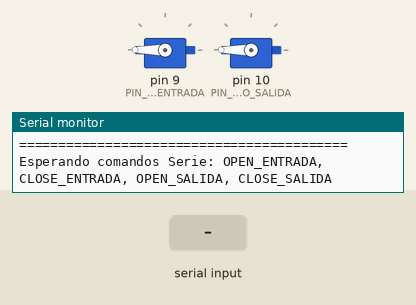
Simulated run of this sketch. Board: Arduino Uno, built with avr-gcc and run on an emulated ATmega328P. Parts: 2 × servo, the last lines printed to the serial monitor. The inputs (shaded band) are chosen by the test bench.

Above: at 1.3 s.
1.4 s: "OPEN_ENTRADA\n" received over Serial
At 1.7 s:
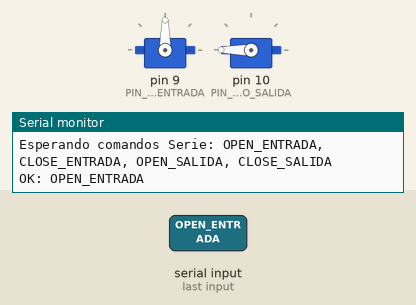
2.9 s: "OPEN_SALIDA\n" received over Serial
At 4.0 s:
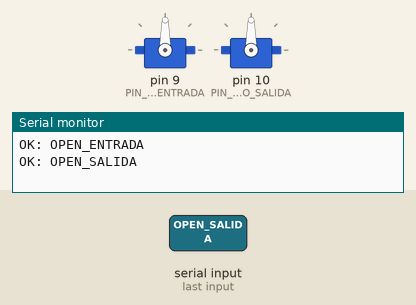
4.4 s: "OPEN_ENTRY\n" received over Serial
5.9 s: "CLOSE_ENTRADA\n" received over Serial
At 6.4 s:
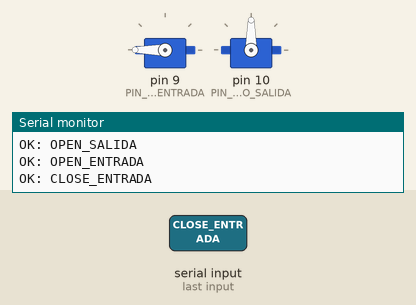
8.9 s: "OPEN_EXIT\n" received over Serial
At 14.7 s:
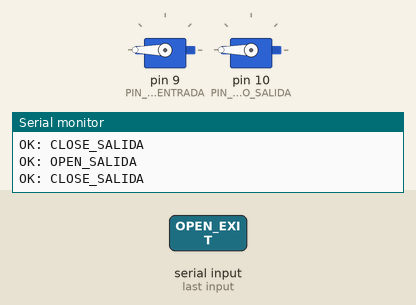
Timing chart, 0 to 15.4 s (numbered marks = the images above; inputs shaded):
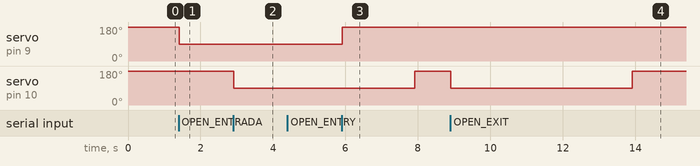

Measured:
- after the input at 1.4 s, servo on pin 9 (PIN_SERVO_ENTRADA): 180° → 90° at once
- after the input at 2.9 s, servo on pin 10 (PIN_SERVO_SALIDA): 180° → 90° at once
- after the input at 5.9 s, servo on pin 9 (PIN_SERVO_ENTRADA): 90° → 180° at once
- after the input at 8.9 s, servo on pin 10 (PIN_SERVO_SALIDA): 180° → 90° at once, → 180° 5.0 s later

The sketch:

firmware_arduino_uno.ino
```cpp
/*
 * ============================================================================
 * AUTOPASS Professional v10.0.0 - Firmware Control de Barreras (Arduino Uno)
 * ============================================================================
 * Hardware: Arduino Uno + 2 Servomotores (SG90 / MG90S / MG995)
 * Conexión: USB Serial (9600 Baudios) o MQTT Bridge
 *
 * Asignación de Pines:
 * - Servo Entrada (Ingreso): Pin 9 (PWM)
 * - Servo Salida (Egreso)  : Pin 10 (PWM)
 * ============================================================================
 */

#include <Servo.h>

// Definición de Servomotores
Servo servoEntrada;
Servo servoSalida;

// Pines PWM
const int PIN_SERVO_ENTRADA = 9;
const int PIN_SERVO_SALIDA  = 10;

// Ángulos de Servomotor Entrada (ajustar según orientación del servo)
const int ANGULO_CERRADO_ENTRADA = 180;  // Posición barrera horizontal (Cerrada)
const int ANGULO_ABIERTO_ENTRADA = 90;   // Posición barrera vertical (Abierta)

// Ángulos de Servomotor Salida (ajustar según orientación del servo)
const int ANGULO_CERRADO_SALIDA = 180;   // Posición barrera horizontal (Cerrada)
const int ANGULO_ABIERTO_SALIDA = 90;    // Posición barrera vertical (Abierta)

// Tiempo de Auto-Cierre tras apertura (en milisegundos)
const unsigned long TIEMPO_AUTOCIERRE = 5000;

// Estado de Barreras
bool entradaAbierta = false;
bool salidaAbierta  = false;
unsigned long timerEntrada = 0;
unsigned long timerSalida  = 0;

void setup() {
  // Inicialización de la Comunicación Serie USB (9600 Baudios)
  Serial.begin(9600);

  // Asignar servos a los pines PWM
  servoEntrada.attach(PIN_SERVO_ENTRADA);
  servoSalida.attach(PIN_SERVO_SALIDA);

  // Posición inicial: Barreras cerradas
  servoEntrada.write(ANGULO_CERRADO_ENTRADA);
  servoSalida.write(ANGULO_CERRADO_SALIDA);

  Serial.println("==========================================");
  Serial.println("   AUTOPASS HARDWARE READY - ARDUINO UNO  ");
  Serial.println("==========================================");
  Serial.println("Esperando comandos Serie: OPEN_ENTRADA, CLOSE_ENTRADA, OPEN_SALIDA, CLOSE_SALIDA");
}

void abrirBarreraEntrada() {
  servoEntrada.write(ANGULO_ABIERTO_ENTRADA);
  entradaAbierta = true;
  timerEntrada = millis();
  Serial.println("OK: OPEN_ENTRADA");
}

void cerrarBarreraEntrada() {
  servoEntrada.write(ANGULO_CERRADO_ENTRADA);
  entradaAbierta = false;
  Serial.println("OK: CLOSE_ENTRADA");
}

void abrirBarreraSalida() {
  servoSalida.write(ANGULO_ABIERTO_SALIDA);
  salidaAbierta = true;
  timerSalida = millis();
  Serial.println("OK: OPEN_SALIDA");
}

void cerrarBarreraSalida() {
  servoSalida.write(ANGULO_CERRADO_SALIDA);
  salidaAbierta = false;
  Serial.println("OK: CLOSE_SALIDA");
}

void loop() {
  // 1. LECTURA DE COMANDOS ENVIADOS DESDE EL DASHBOARD / BACKEND (USB SERIAL)
  if (Serial.available() > 0) {
    String comando = Serial.readStringUntil('\n');
    comando.trim();
    comando.toUpperCase();

    if (comando == "OPEN_ENTRADA" || comando == "OPEN_ENTRY") {
      abrirBarreraEntrada();
    }
    else if (comando == "CLOSE_ENTRADA" || comando == "CLOSE_ENTRY") {
      cerrarBarreraEntrada();
    }
    else if (comando == "OPEN_SALIDA" || comando == "OPEN_EXIT") {
      abrirBarreraSalida();
    }
    else if (comando == "CLOSE_SALIDA" || comando == "CLOSE_EXIT") {
      cerrarBarreraSalida();
    }
  }

  // 2. AUTO-CIERRE AUTOMÁTICO TRAS TIEMPO CONFIGURADO (5 SEGUNDOS)
  if (entradaAbierta && (millis() - timerEntrada >= TIEMPO_AUTOCIERRE)) {
    cerrarBarreraEntrada();
  }

  if (salidaAbierta && (millis() - timerSalida >= TIEMPO_AUTOCIERRE)) {
    cerrarBarreraSalida();
  }
}
```
